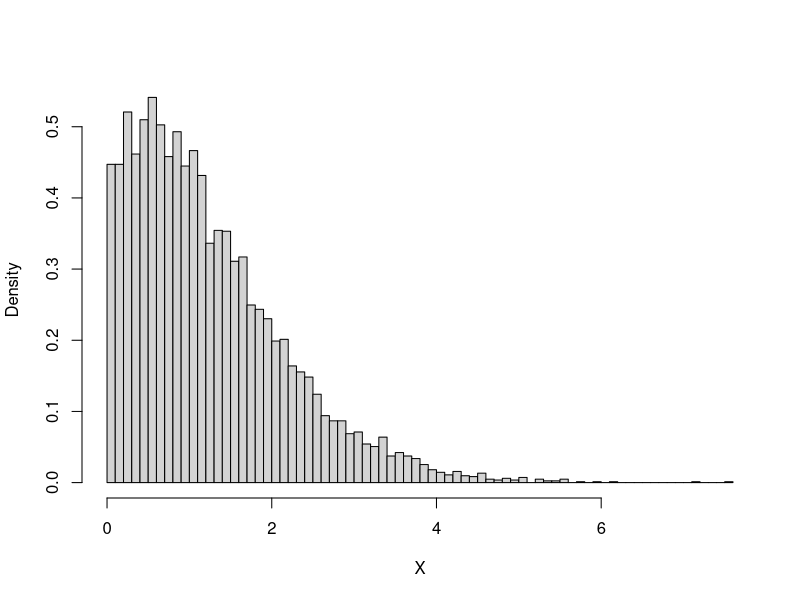
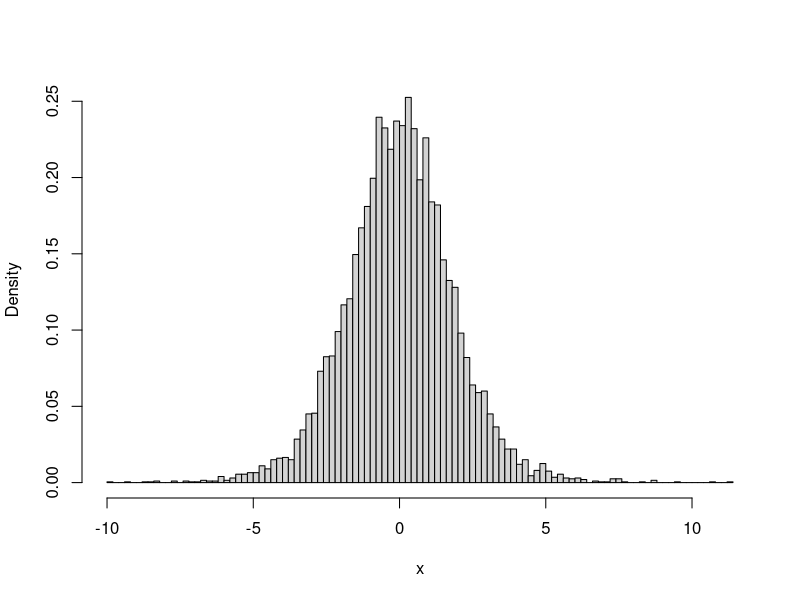
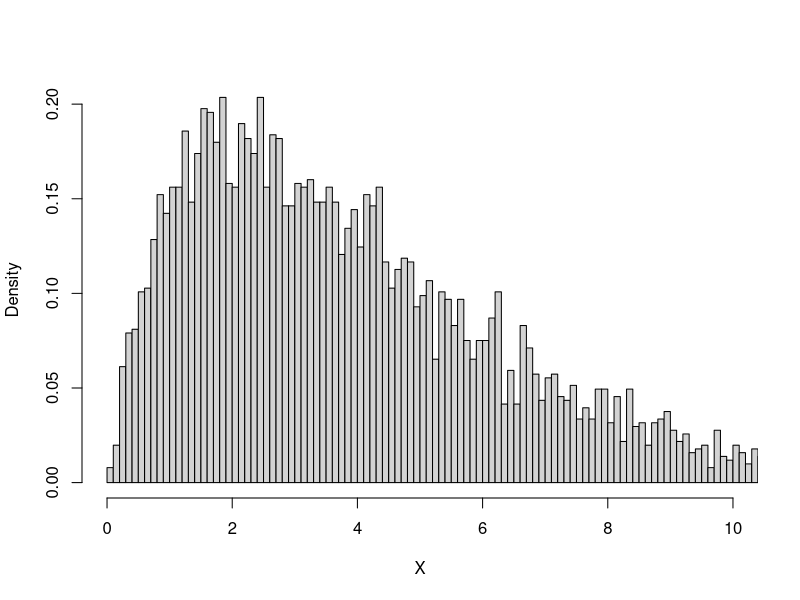
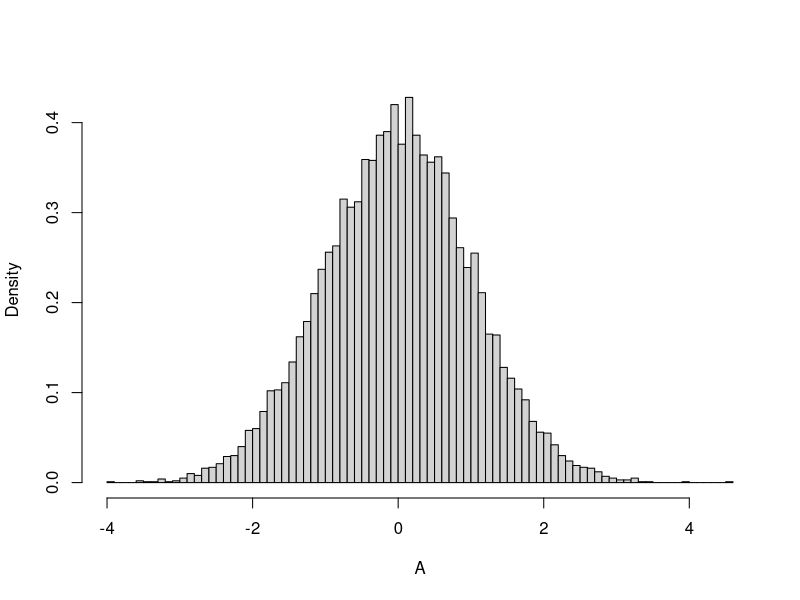

The R source for these figures, in order: (Note: this script raises an error after producing the figures.)
## ---- chunk 1
knitr::opts_chunk$set(echo = TRUE)
## ---- chunk 2
c=100
h=2
t=15
l=1
a=0
b=c[0]
for(i in 1:9999)
{
    X=rexp(c,l)
    a=length(X[X>h])
    if(a>=t)
       b[i]=1
    else
       b[i]=0
}
sum(b)/9999
## ---- chunk 3
init=runif(100,-1,1)
n=20
Y=c()
for(i in 1:n)
{
    posi=runif(1,1,length(init))
    Y[i]=init[posi]
    init=init[-c(posi)]
}
Y
## ---- chunk 4
p1=0.1
p2=0.3
p3=0.6
P=function(x)
{
    if(0<=x&&x<1)
        0
    else if(1<=x&&x<2)
        p1
    else if(2<=x&&x<5)
        p1+p2
    else
        1
}

N=100
X=c(0)
for(i in 1:N)
{
    a=runif(999,0,1)
    if(a[runif(1,0,length(a))]<=0.1)
        X[i]=1
    else if(0.1<a[runif(1,0,length(a))]&&a[runif(1,0,length(a))]<=0.4)
        X[i]=2
    else
        X[i]=5
}
X
## ---- chunk 5
lamba=1
X=c()
p2=function(x)
{
    return(exp(-lamba)*lamba^x/gamma(x+1))
}
for(i in 1:999999)
    {
        x=runif(1,0,99)
        y=runif(1,0,1)
        if(y<p2(x))
            X[i]=x
    }
hist(X,breaks=100, freq=F, main="")
## ---- chunk 6
Fy=function(y)
{
    log(y/(1-y))
}
for(i in 1:9999)
{
    y=runif(1)
    x[i]=Fy(y)
}
hist(x,breaks=100, freq=F, main="")
## ---- chunk 7
#when lamba=1,m=2,we can know:f(x)/h(x)/k=x*exp(-x/2)/8
X=c()
for(i in 1:999999)
{
    x=runif(1,0,100)
    u=runif(1)
    if(u<x*exp(-x/2)/8)
    {
        X[i]=x
    }
}
hist(X,breaks=200, freq=F, main="",xlim =range(0,10))
## ---- chunk 8
n=999
A=c()
for(i in 1:9999)
{
    xi=runif(n)
    xbar=sum(xi)/n
    A[i]=sqrt(n)*(xbar-0.5)/sqrt(1/12)
}
hist(A,breaks=100, freq=F, main="")
## ---- chunk 9
for(i in 1:9999)
{
    X=A[runif(1,1,length(A))]
    Y=A[runif(1,1,length(A))]
    B[i]=max(X,Y)
}
hist(B,breaks=100, freq=F, main="")
## ---- chunk 10
car1=car2=0
for(i in 1:99999)
{
behind=c(2,1)
if(runif(1)>0.5)
    behind=c(1,2)
    if(behind[1]==1)
        car1=car1+1
    if(behind[2]==1)
        car2=car2+1
}
car1/99999
car2/99999  #if the result is similar,there's no influence.
